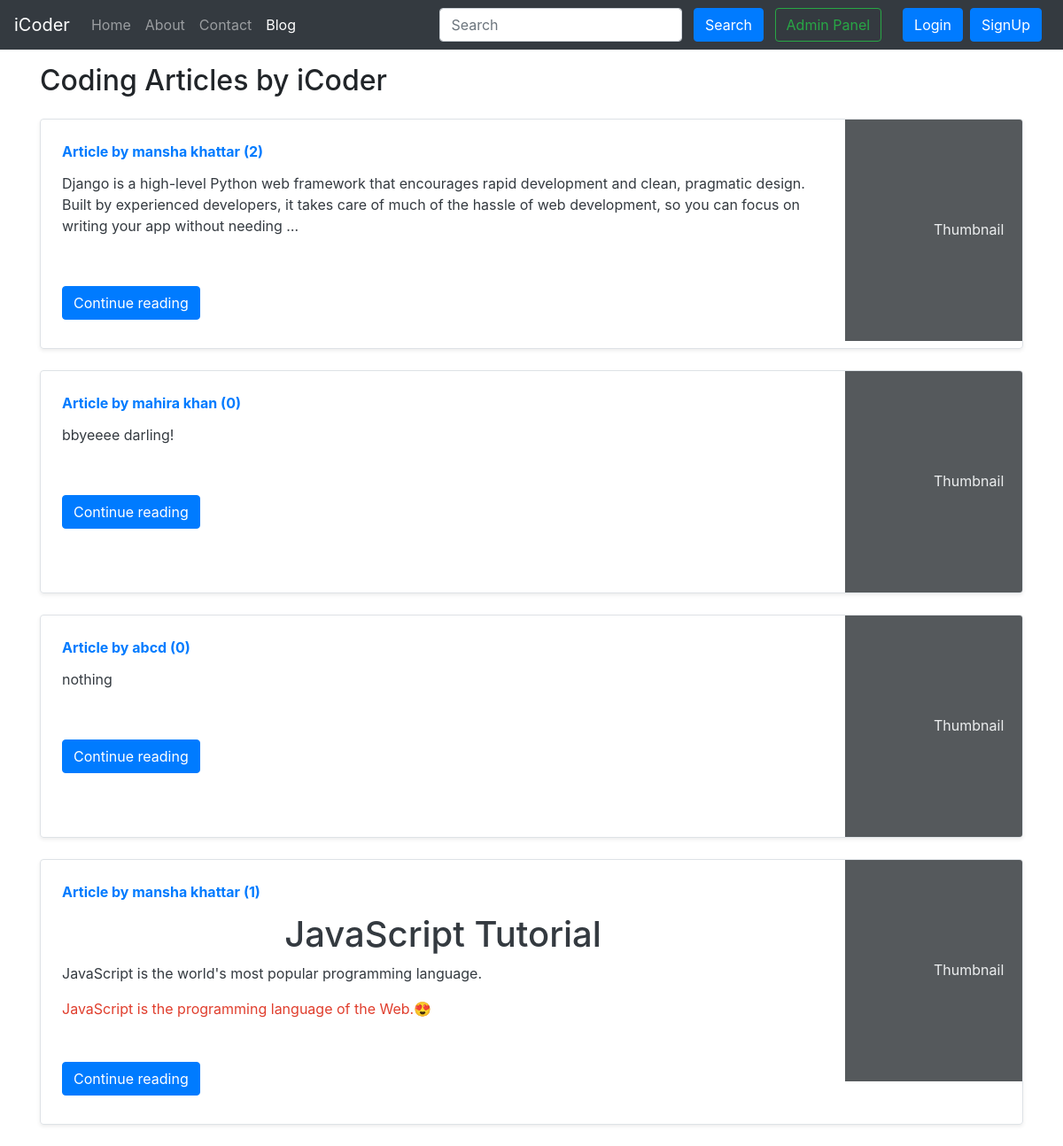
Screenshot of /blog/ with the database file from the repository.
### blog/models.py (models this page shows, shortened)
class Post(models.Model):
    sno=models.AutoField(primary_key=True)
    title=models.CharField(max_length=255)
    author=models.CharField(max_length=14)
    slug=models.CharField(max_length=130)
    views= models.IntegerField(default=0)
    timeStamp=models.DateTimeField(blank=True)
    content=models.TextField()

### blog/views.py (the view)
# urls.py: path('', views.blogHome, name="bloghome"),
def blogHome(request):
    allPosts= Post.objects.all()
    context={'allPosts': allPosts}
    return render(request, "blog/blogHome.html", context)

### templates/blog/blogHome.html (shortened to what this page needs)
{% extends 'base.html' %}
{% block blogactive %} active {% endblock blogactive %}
{% block body %}
<div class="container my-3">
    <h2>Coding Articles by iCoder</h2>
    {% for post in allPosts  %}
    <div class="row no-gutters border rounded overflow-hidden flex-md-row mb-4 shadow-sm h-md-250 my-4 position-relative">
        <div class="col p-4 d-flex flex-column position-static">
            <strong class="d-inline-block mb-2 text-primary">Article  by {{post.author}} ({{post.views}})</strong>
            <h3 class="mb-0"><a class="text-dark" href="/blog/{{post.slug}}"{{post.title}} </a> </h3>
            <p class="card-text mb-auto">{{post.content|safe |truncatechars:250}}</p>
            <br>
            <br>
            <div class="my-2">
            	<a href="/blog/{{post.slug}}" role="button" class="btn btn-primary">Continue reading</a>
            </div>
        </div>
        <div class="col-auto d-none d-lg-block">
            <svg class="bd-placeholder-img" width="200" height="250" xmlns="http://www.w3.org/2000/svg" preserveAspectRatio="xMidYMid slice" focusable="false" role="img" aria-label="Placeholder: Thumbnail">
                <rect width="100%" height="100%" fill="#55595c"></rect><text x="50%" y="50%" fill="#eceeef" dy=".3em">Thumbnail</text>
            </svg>
        </div>
        </div>
        {% endfor %}
    </div>
 {% endblock %}

### rows the page displays
Post: author "mansha khattar", views "2", content "Django is a high-level Python web framework that encourages rapid development and clean, pragmatic design. Built by experienced developers, it takes care of much of the hassle of web development, so you can focus on writing your app without needing …"
Post: author "mahira khan", views "0", content "bbyeeee darling!"
Post: author "abcd", views "0", content "nothing"
Post: author "mansha khattar", views "1", content "JavaScript Tutorial JavaScript is the world's most popular programming language. JavaScript is the programming language of the Web.😍"
